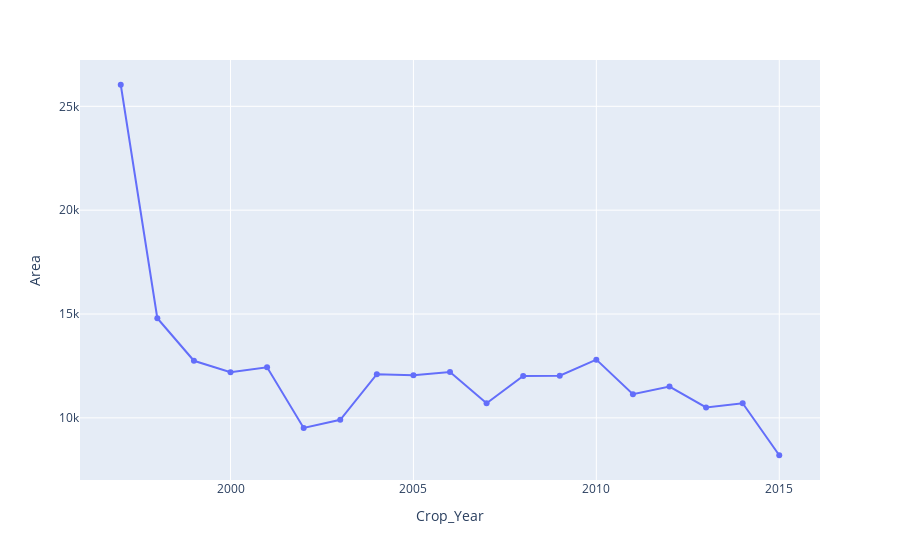

Notebook source saved alongside this figure:
### Markdown cell above
### 2.During which period of time does india see a dip in area under cultivation?

### Code cell
data= df.groupby(by='Crop_Year')['Area'].mean().reset_index()
px.line(data, 'Crop_Year', 'Area', markers = True)

### Figure 1 — Plotly figure (JSON) as saved in the notebook; plotly's stock layout.template omitted (floating-point values rounded to 4 significant figures)
{"data": [{"hovertemplate": "Crop_Year=%{x}<br>Area=%{y}<extra></extra>", "legendgroup": "", "line": {"color": "#636efa", "dash": "solid"}, "marker": {"symbol": "circle"}, "mode": "markers+lines", "name": "", "orientation": "v", "showlegend": false, "type": "scatter", "x": [1997, 1998, 1999, 2000, 2001, 2002, 2003, 2004, 2005, 2006, 2007, 2008, 2009, 2010, 2011, 2012, 2013, 2014, 2015], "xaxis": "x", "y": [26040.0, 14800.0, 12750.0, 12200.0, 12430.0, 9514.0, 9905.0, 12110.0, 12050.0, 12210.0, 10700.0, 12010.0, 12030.0, 12800.0, 11140.0, 11510.0, 10500.0, 10700.0, 8200.0], "yaxis": "y"}], "layout": {"legend": {"tracegroupgap": 0}, "margin": {"t": 60}, "xaxis": {"anchor": "y", "domain": [0, 1], "title": {"text": "Crop_Year"}}, "yaxis": {"anchor": "x", "domain": [0, 1], "title": {"text": "Area"}}}}
